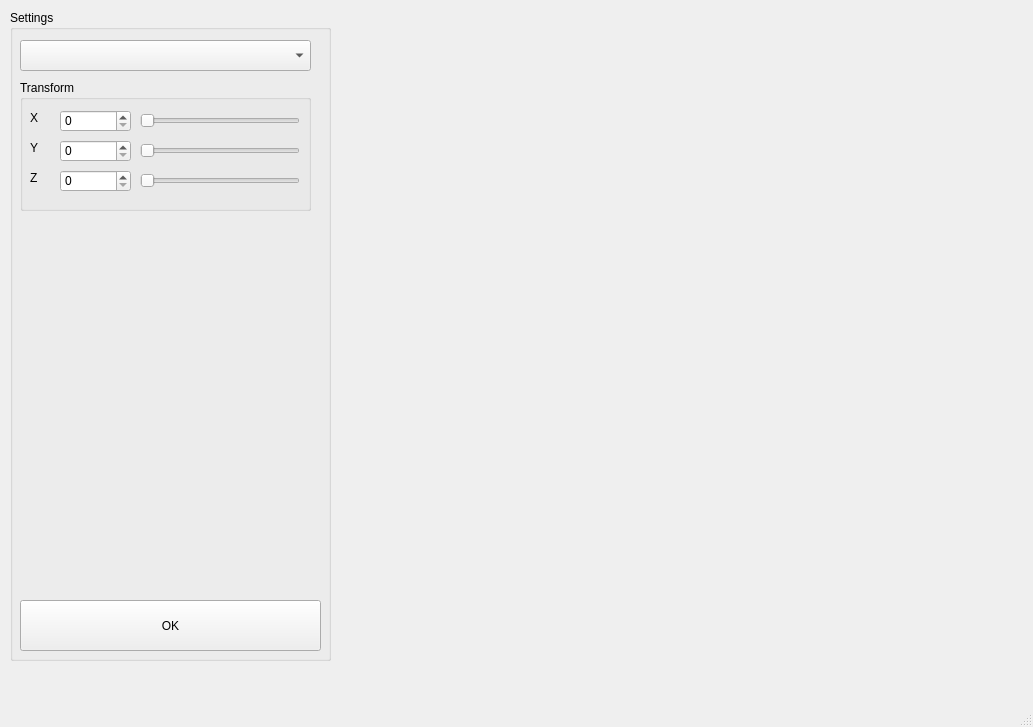
<?xml version="1.0" encoding="UTF-8"?>
<ui version="4.0">
 <class>MainWindow</class>
 <widget class="QMainWindow" name="MainWindow">
  <property name="geometry">
   <rect>
    <x>0</x>
    <y>0</y>
    <width>1033</width>
    <height>727</height>
   </rect>
  </property>
  <property name="windowTitle">
   <string>MainWindow</string>
  </property>
  <widget class="QWidget" name="centralwidget">
   <widget class="QLabel" name="label">
    <property name="geometry">
     <rect>
      <x>350</x>
      <y>10</y>
      <width>650</width>
      <height>650</height>
     </rect>
    </property>
    <property name="text">
     <string/>
    </property>
   </widget>
   <widget class="QGroupBox" name="groupBox">
    <property name="geometry">
     <rect>
      <x>10</x>
      <y>10</y>
      <width>321</width>
      <height>651</height>
     </rect>
    </property>
    <property name="title">
     <string>Settings</string>
    </property>
    <widget class="QComboBox" name="objectComboBox">
     <property name="geometry">
      <rect>
       <x>10</x>
       <y>30</y>
       <width>291</width>
       <height>31</height>
      </rect>
     </property>
    </widget>
    <widget class="QGroupBox" name="groupBox_2">
     <property name="geometry">
      <rect>
       <x>10</x>
       <y>70</y>
       <width>291</width>
       <height>131</height>
      </rect>
     </property>
     <property name="title">
      <string>Transform</string>
     </property>
     <widget class="QLabel" name="label_2">
      <property name="geometry">
       <rect>
        <x>10</x>
        <y>30</y>
        <width>21</width>
        <height>16</height>
       </rect>
      </property>
      <property name="text">
       <string>X</string>
      </property>
     </widget>
     <widget class="QLabel" name="label_3">
      <property name="geometry">
       <rect>
        <x>10</x>
        <y>60</y>
        <width>21</width>
        <height>16</height>
       </rect>
      </property>
      <property name="text">
       <string>Y</string>
      </property>
     </widget>
     <widget class="QLabel" name="label_4">
      <property name="geometry">
       <rect>
        <x>10</x>
        <y>90</y>
        <width>21</width>
        <height>16</height>
       </rect>
      </property>
      <property name="text">
       <string>Z</string>
      </property>
     </widget>
     <widget class="QSpinBox" name="XspinBox">
      <property name="geometry">
       <rect>
        <x>40</x>
        <y>30</y>
        <width>71</width>
        <height>22</height>
       </rect>
      </property>
     </widget>
     <widget class="QSpinBox" name="YspinBox">
      <property name="geometry">
       <rect>
        <x>40</x>
        <y>60</y>
        <width>71</width>
        <height>22</height>
       </rect>
      </property>
     </widget>
     <widget class="QSpinBox" name="ZspinBox">
      <property name="geometry">
       <rect>
        <x>40</x>
        <y>90</y>
        <width>71</width>
        <height>22</height>
       </rect>
      </property>
     </widget>
     <widget class="QSlider" name="XhorizontalSlider">
      <property name="geometry">
       <rect>
        <x>120</x>
        <y>30</y>
        <width>160</width>
        <height>22</height>
       </rect>
      </property>
      <property name="orientation">
       <enum>Qt::Horizontal</enum>
      </property>
     </widget>
     <widget class="QSlider" name="YhorizontalSlider">
      <property name="geometry">
       <rect>
        <x>120</x>
        <y>60</y>
        <width>160</width>
        <height>22</height>
       </rect>
      </property>
      <property name="orientation">
       <enum>Qt::Horizontal</enum>
      </property>
     </widget>
     <widget class="QSlider" name="ZhorizontalSlider">
      <property name="geometry">
       <rect>
        <x>120</x>
        <y>90</y>
        <width>160</width>
        <height>22</height>
       </rect>
      </property>
      <property name="orientation">
       <enum>Qt::Horizontal</enum>
      </property>
     </widget>
    </widget>
    <widget class="QPushButton" name="okButton">
     <property name="geometry">
      <rect>
       <x>10</x>
       <y>590</y>
       <width>301</width>
       <height>51</height>
      </rect>
     </property>
     <property name="text">
      <string>OK</string>
     </property>
    </widget>
   </widget>
  </widget>
  <widget class="QMenuBar" name="menubar">
   <property name="geometry">
    <rect>
     <x>0</x>
     <y>0</y>
     <width>1033</width>
     <height>26</height>
    </rect>
   </property>
  </widget>
  <widget class="QStatusBar" name="statusbar"/>
 </widget>
 <resources/>
 <connections/>
</ui>
